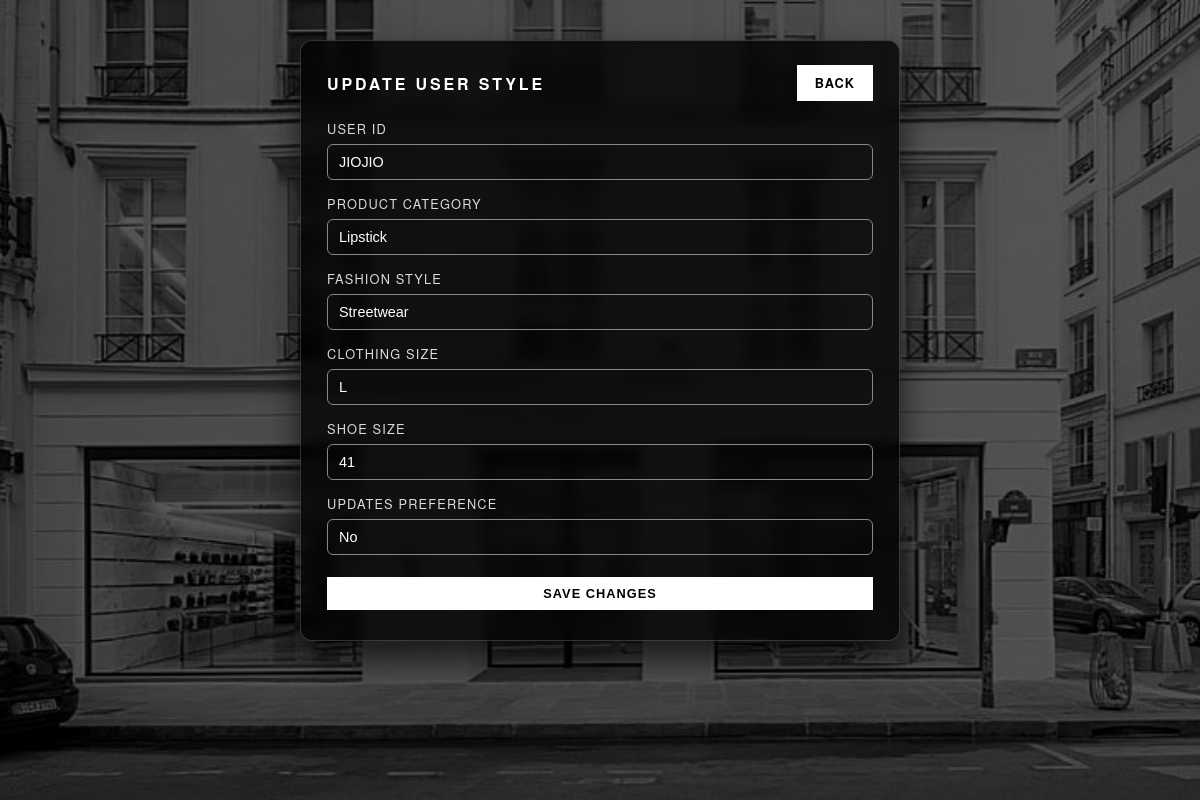
Screenshot of /finalproject/update.php?id=JIOJIO with the database file from the repository.
### tables this page shows
CREATE TABLE `style_reference` (
  `user_id` varchar(200) NOT NULL,
  `product_category` text NOT NULL,
  `fashion_style` text NOT NULL,
  `clothing_size` text NOT NULL,
  `shoe_size` int NOT NULL,
  `updates_preference` enum('Yes','No') NOT NULL
);

### finalproject/update.php (the view, shortened to what this page needs)
<?php
include 'koneksi.php';
$user_id = $_GET['id'];
$data = mysqli_query($koneksi, "SELECT * FROM style_reference WHERE user_id='$user_id'");
$d = mysqli_fetch_array($data);
?>
<!DOCTYPE html>
<html lang="en">
<head>
    <link rel="stylesheet" href="styleupdate.css">
</head>
<body>
<div class="page-section">
    <div class="data-box form-box">
        <div class="data-header">
            <div class="data-title">Update User Style</div>
            <a href="showdata.php" class="btn-ysl">Back</a>
        </div>
        <form method="post" action="ubah.php" class="ysl-form">
            <div class="form-group">
                <label>User ID</label>
                <input type="text" class="ysl-input" value="<?php echo $d['user_id']; ?>" disabled>
            </div>
            <div class="form-group">
                <label>Product Category</label>
                <select name="product_category" class="ysl-input" required>
                    <option value="Lipstick"       <?php if ($d['product_category']=='Lipstick') echo 'selected'; ?>>Lipstick</option>
                </select>
            </div>
            <div class="form-group">
                <label>Fashion Style</label>
                <select name="fashion_style" class="ysl-input" required>
                    <option value="Streetwear"      <?php if ($d['fashion_style']=='Streetwear') echo 'selected'; ?>>Streetwear</option>
                </select>
            </div>
            <div class="form-group">
                <label>Clothing Size</label>
                <select name="clothing_size" class="ysl-input" required>
                    <option value="L"  <?php if ($d['clothing_size']=='L')  echo 'selected'; ?>>L</option>
                </select>
            </div>
            <div class="form-group">
                <label>Shoe Size</label>
                <select name="shoe_size" class="ysl-input" required>
                    <option value="41" <?php if ($d['shoe_size']=='41') echo 'selected'; ?>>41</option>
                </select>
            </div>
            <div class="form-group">
                <label>Updates Preference</label>
                <select name="updates_preference" class="ysl-input" required>
                    <option value="No"  <?php if ($d['updates_preference']=='No')  echo 'selected'; ?>>No</option>
                </select>
            </div>
            <button type="submit" class="btn-ysl btn-full">Save Changes</button>
        </form>
    </div>
</div>
</body>
</html>

### finalproject/styleupdate.css (style rules this page uses)
* { box-sizing: border-box; }
body { margin: 0; font-family: "Helvetica Neue", Arial, sans-serif; color: #ffffff; }
.page-section { min-height: 100vh; background: url("store.jpeg") center/cover no-repeat fixed; position: relative; display: flex; justify-content: center; align-items: flex-start; padding: 40px 15px; }
.page-section::after { content: ""; position: absolute; inset: 0; background: rgba(0, 0, 0, 0.65); }
.data-box { position: relative; z-index: 2; background: rgba(0, 0, 0, 0.78); border: 1px solid rgba(255, 255, 255, 0.18); backdrop-filter: blur(7px); -webkit-backdrop-filter: blur(7px); width: 100%; max-width: 1000px; border-radius: 12px; padding: 24px 26px 30px; box-shadow: 0 18px 35px rgba(0, 0, 0, 0.7); }
.data-header { display: flex; justify-content: space-between; align-items: center; margin-bottom: 18px; gap: 10px; }
.data-title { text-transform: uppercase; letter-spacing: 0.18em; font-size: 1rem; font-weight: 600; }
.btn-ysl { background: #ffffff; color: #000000; font-weight: bold; letter-spacing: 1px; border-radius: 0; padding: 9px 18px; border: none; text-transform: uppercase; font-size: 0.8rem; text-decoration: none; display: inline-block; cursor: pointer; }
.form-box { max-width: 600px; }
.ysl-form { margin-top: 10px; }
.form-group { margin-bottom: 14px; display: flex; flex-direction: column; gap: 6px; }
.form-group label { font-size: 0.8rem; text-transform: uppercase; letter-spacing: 0.09em; opacity: 0.85; }
.ysl-input { background: transparent; border: 1px solid #888; color: #ffffff; width: 100%; padding: 9px 11px; border-radius: 6px; font-size: 0.9rem; outline: none; }
.btn-full { width: 100%; text-align: center; margin-top: 8px; }
select.ysl-input { background: transparent; border: 1px solid #888; color: #ffffff; width: 100%; padding: 9px 11px; border-radius: 6px; font-size: 0.9rem; outline: none; appearance: none; -webkit-appearance: none; -moz-appearance: none; }
select.ysl-input option { color: #000000 !important; background-color: #ffffff !important; }

### rows the page displays
style_reference: user_id "JIOJIO", product_category "Lipstick", fashion_style "Streetwear", clothing_size "L", shoe_size "41", updates_preference "No"
